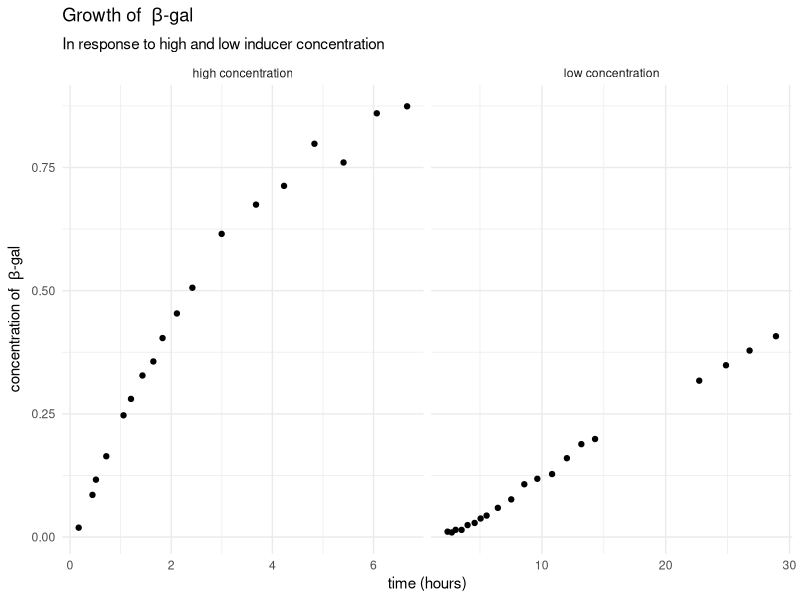
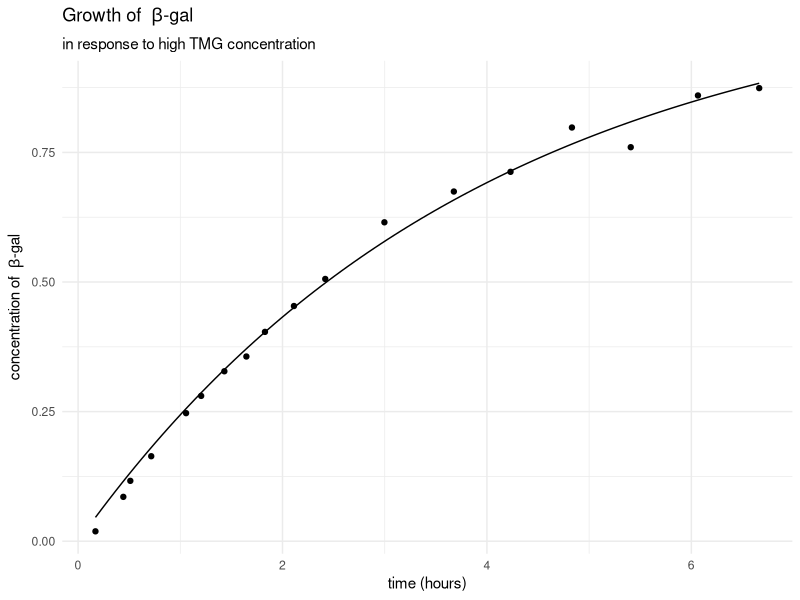
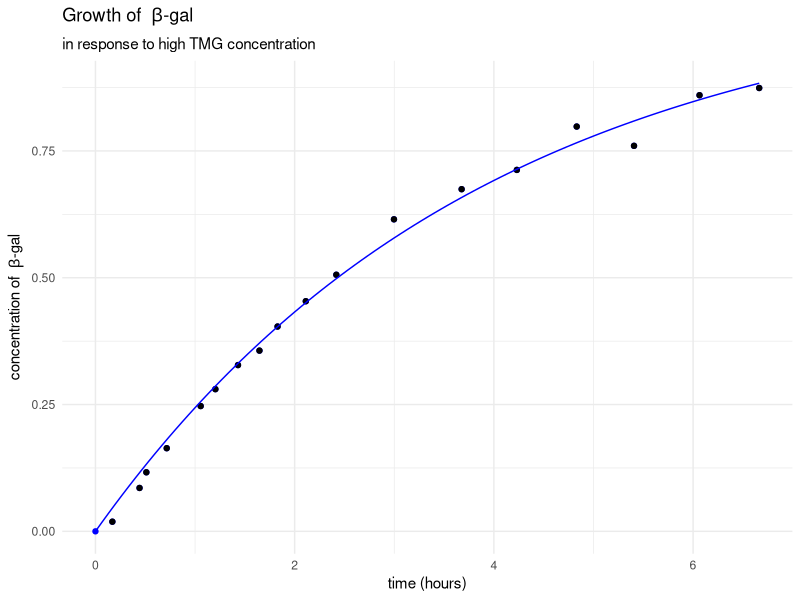
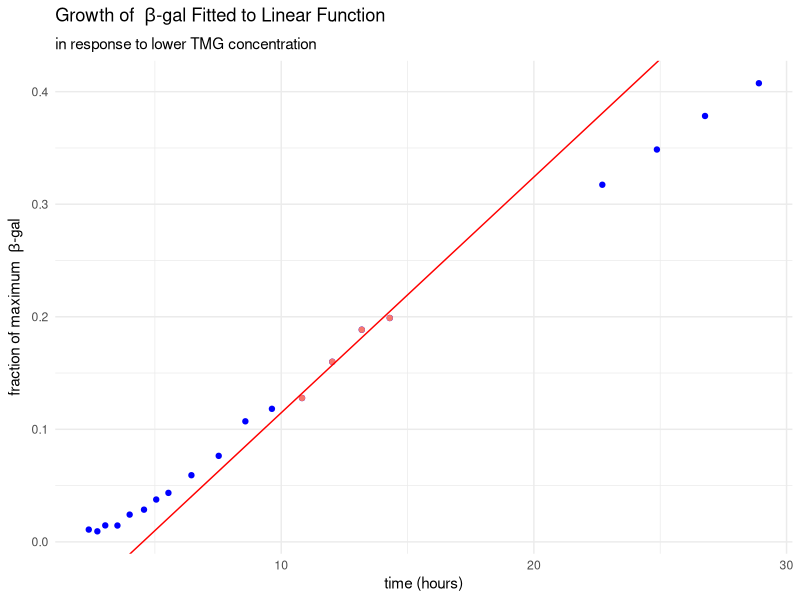
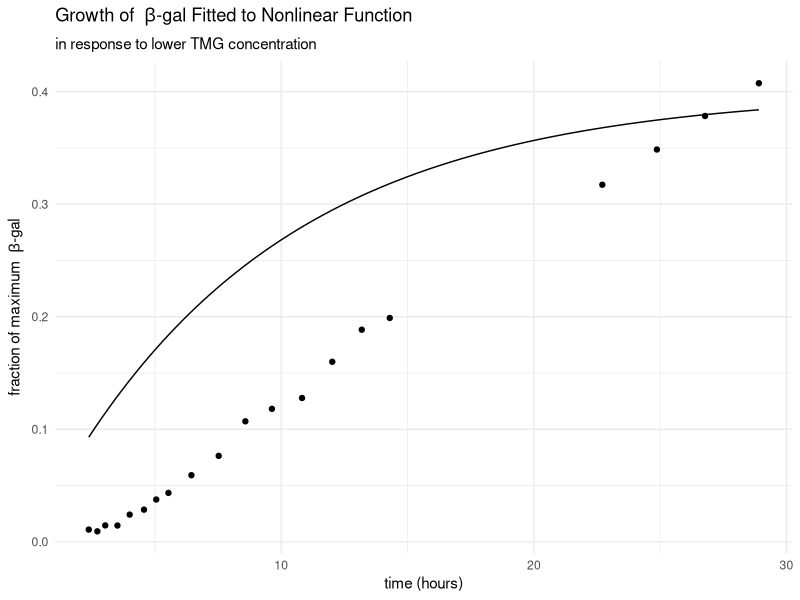
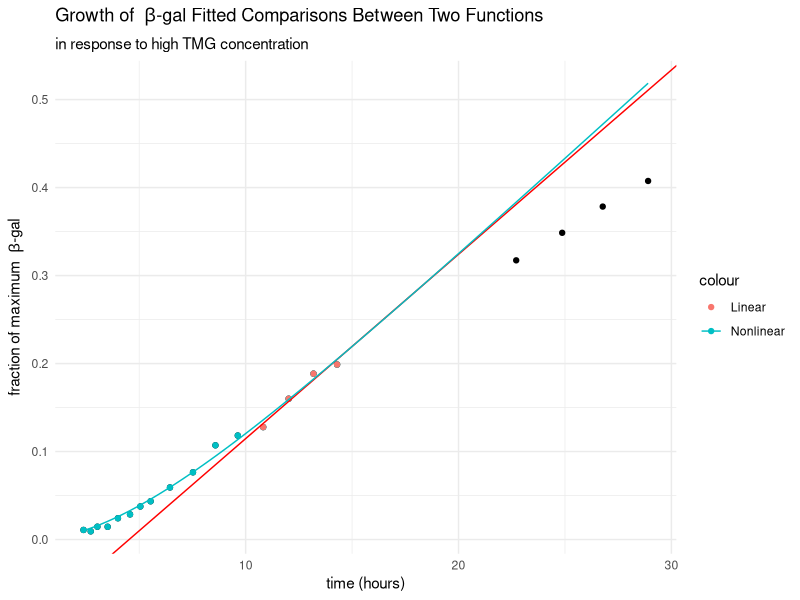

The R source for these figures, in order:
## ---- chunk 1
knitr::opts_chunk$set(echo = FALSE)
library(tidyverse)
library(glue)
library(knitr)
theme_set(theme_minimal())

## ---- chunk 2
#import A;
novick_a <- read.csv("data/g149novickA.csv", header = FALSE) 
novick_a <- novick_a %>%   
  # separate columns and add titles;
  separate_wider_delim(1, ",", names = c("t", "concentration")) %>%
  # render as number
  mutate_if(is.character, as.numeric)
  # show result
kable(signif(novick_a, 3))

#import B; 
novick_b <- read.csv("data/g149novickB.csv", header = FALSE) 
novick_b <- novick_b %>%   
  # separate columns and add titles;
  separate_wider_delim(1, ",", names = c("t", "concentration")) %>% 
  # render as number
  mutate_if(is.character, as.numeric) 
  # show result
kable(signif(novick_b, 3))

## ---- chunk 3

# combine both datasets
data_comb <- novick_a %>% 
  mutate(data = "high concentration") %>%
  rbind(mutate(novick_b, data = "low concentration"))
  

data_comb %>%
  ggplot(aes(x = t, y = concentration)) +
  labs(
    title = expression(paste("Growth of  ", beta, "-gal")), 
    subtitle = "In response to high and low inducer concentration",
    x = "time (hours)", 
    y = expression(paste("concentration of  ", beta, "-gal"))
  ) + geom_point() +
  facet_wrap(~data_comb$data, scales = "free_x")

## ---- chunk 4
#define function
growth_a <- function (t, ampl, tau) (ampl*(1- exp(-(t/tau))))
  
#fit function without (0,0)
a_q2_fn <- nls(novick_a$concentration ~ growth_a(t, ampl, tau), data = novick_a, start = list(ampl = 1.26, tau = 2.62))

# store coefficients
coef_a2 <- coef(a_q2_fn)

# plot fitted curve over data
novick_a %>%
  ggplot(aes(x = t, y = concentration)) + 
  geom_point(data = novick_a) + 
  labs( 
    title = expression(paste("Growth of  ", beta, "-gal")), 
    subtitle = "in response to high TMG concentration", 
    x = "time (hours)", 
    y = expression(paste("concentration of  ", beta, "-gal"))
  )+
  stat_function(fun = growth_a, 
                args = c(ampl = coef_a2[[1]], 
                         tau = coef_a2[[2]]))
## ---- chunk 5

#fit data with (0,0)

# add (0,0) to data
a_q3_df <- novick_a %>%
  rbind(c(0,0))
# fit data again
a_q3_fit <- nls(a_q3_df$concentration ~ growth_a(t, ampl, tau), data = a_q3_df, start = list(ampl = 1.26, tau = 2.62))

coef_a3 <- coef(a_q3_fit)

coef_comp <- coef_a2 %>% 
  rbind (coef_a3) %>%
  print()
print(summary(a_q3_fit))
# plot new fitted curve over data
a_q3_df %>%
  ggplot(aes(x = t, y = concentration)) + 
  geom_point(color = "blue")+
  geom_point(data = novick_a) + 
  labs( 
    title = expression(paste("Growth of  ", beta, "-gal")), 
    subtitle = "in response to high TMG concentration", 
    x = "time (hours)", 
    y = expression(paste("concentration of  ", beta, "-gal"))
  )+
  stat_function(color = "blue", 
    fun = growth_a, 
                args = c(ampl = coef_a3[[1]], 
                         tau = coef_a3[[2]]))

## ---- chunk 6
# get data for 10<=t<=15
b_q2 <- novick_b %>% 
  filter(t >= 10) %>% 
  filter(t <= 15)
# fit straight line for 10<= t <= 15

b_q2_fit <- lm(b_q2$concentration ~ b_q2$t)
coef_b2 <- coef(b_q2_fit)
b_q2_summ <- summary(b_q2_fit)

print(coef_b2)

  # plot
novick_b %>%
  ggplot(aes(x = t, y = concentration)) + 
  geom_point(color = "blue") + 
  geom_point(data = b_q2, aes(color = "red"))+ 
  labs(
    title = expression(paste("Growth of  ", beta, 
                             "-gal Fitted to Linear Function")), 
    subtitle = "in response to lower TMG concentration", 
    x = "time (hours)", 
    y = expression(paste("fraction of maximum  ", beta, "-gal"))
  ) + 
  geom_abline(color = "red",
    intercept = coef_b2[[1]], 
    slope = coef_b2[[2]])  + 
  theme(legend.position = "none")

# compare fit
print(b_q2_summ)

# fit same line over the entire dataset
# predict with linear model with entire dataset
b_q2_pred <- predict(b_q2_fit, newdata = data.frame(t = b_q2$t))
b_q2_mse <- mean((b_q2$concentration - b_q2_pred)^2)

b_q2_pred_all <- predict(b_q2_fit, newdata = data.frame(t = novick_b$t))
b_q2_mse_all <- mean((novick_b$concentration - b_q2_pred_all)^2)

tibble(MSE = c(b_q2_mse, b_q2_mse_all)) %>%
  signif(3) %>%
  mutate(data = c("10<= t <= 15", "entire dataset")) %>%
  print()


## ---- chunk 7
# fit function from a
# define function
growth_b3 <- function (t, ampl, tau) (ampl*(1- exp(-(t/tau))))

# generate an example function
# downscale function from A

# plot the fitted function
novick_b %>%
  ggplot(aes(x = t, y = concentration)) + 
  geom_point() + 
  labs( 
    title = expression(paste("Growth of  ", beta, 
                             "-gal Fitted to Nonlinear Function")), 
    subtitle = "in response to lower TMG concentration", 
    x = "time (hours)", 
    y = expression(paste("fraction of maximum  ", beta, "-gal"))
  )  +
  stat_function(fun = growth_b3, 
                args = c(ampl = 0.4, 
                         tau = 9))
## ---- chunk 8
# Separate data for t<= 15

b_q4_df <- novick_b %>%
  filter(t <= 15)


# define function
growth_b4 <- function (t, beta, tau) (beta * (-1 + t/tau + exp(-t/tau)))

# fit function
b_q4 <- nls(b_q4_df$concentration ~ growth_b4(t, beta, tau), 
            data = b_q4_df, start = list(beta = 1, tau = 4))

coef_b4 <- coef(b_q4)

# plot the new fitted function
# the data of t>15 is in blue and the rest is in red

b_q4_df %>%
  ggplot(aes(x = t, y = concentration)) +
  geom_point(data = novick_b, color = "black")+
  geom_point(aes(color = 'Nonlinear'))+
  geom_point(data = b_q2, aes(color = 'Linear')) + 
  labs( 
    title = expression(paste("Growth of  ", beta, 
                             "-gal Fitted Comparisons Between Two Functions")), 
    subtitle = "in response to high TMG concentration", 
    x = "time (hours)", 
    y = expression(paste("fraction of maximum  ", beta, "-gal"))
    ) +
  geom_abline(color = "red", 
              intercept = coef_b2[[1]], 
              slope = coef_b2[[2]]) +
  stat_function(aes(color = 'Nonlinear'), 
                fun = growth_b4, 
                args = c(beta = coef_b4[[1]], 
                         tau = coef_b4[[2]]))

b_q4 %>% 
  summary() %>%
  print()
